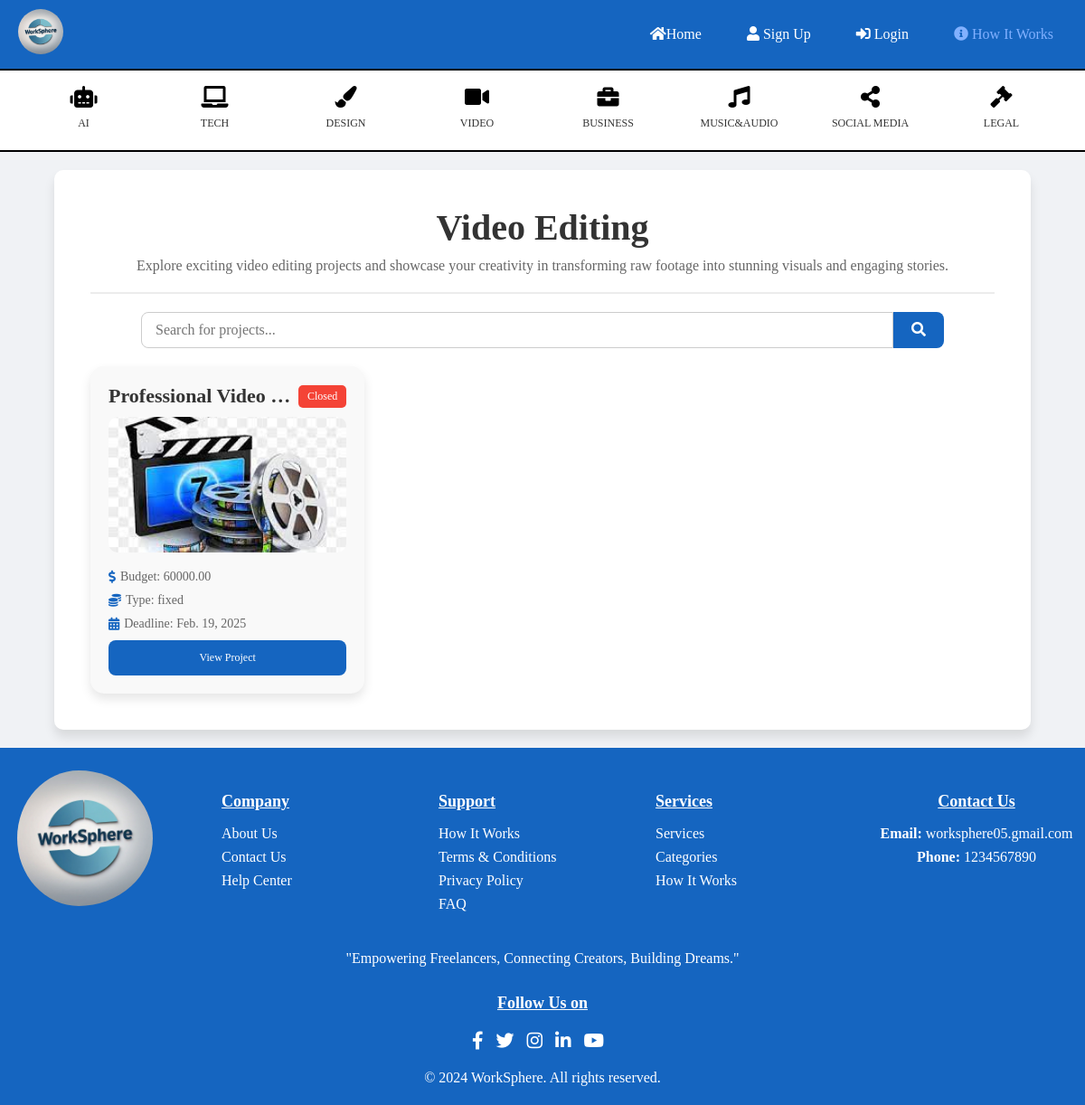
/categories/video_editing/, run on an earlier commit of the app's database.
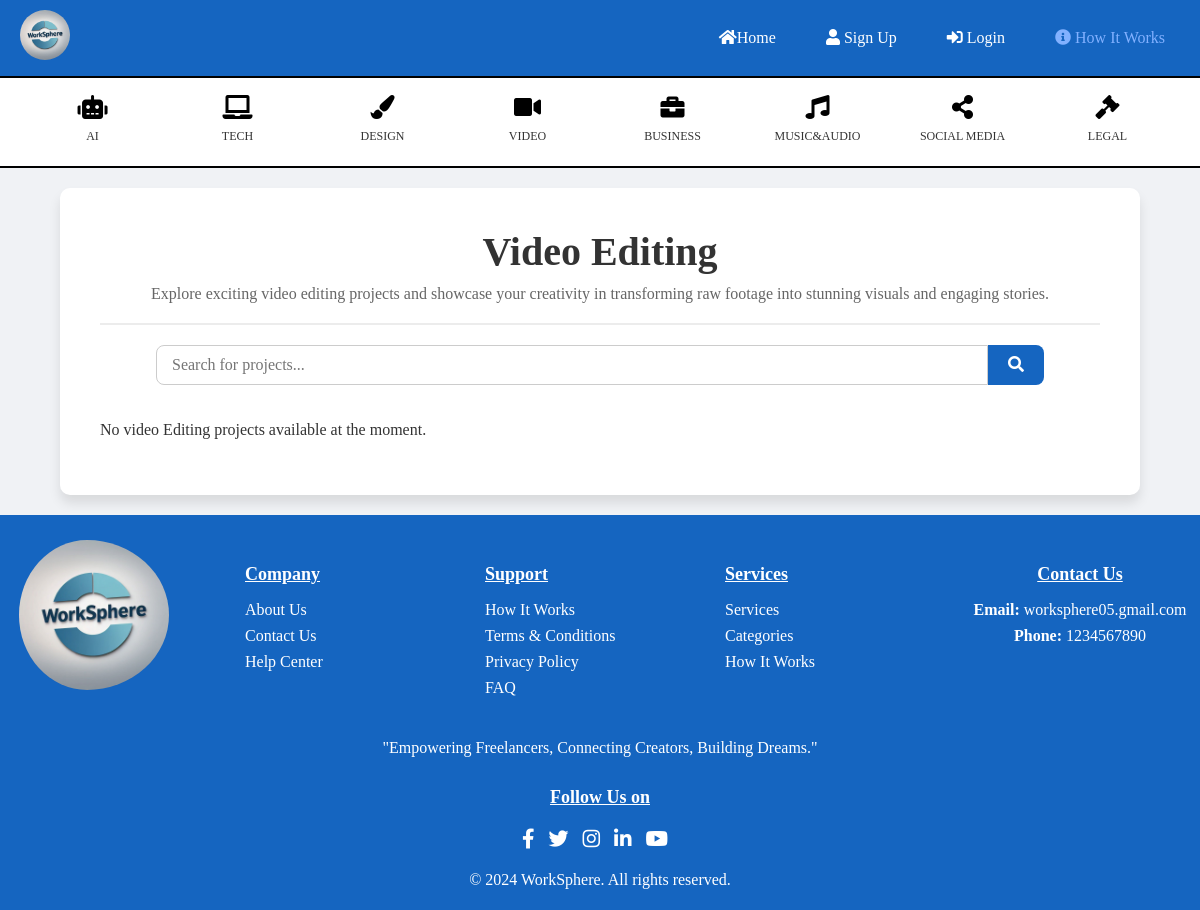
And on a later commit of the database.
### client/models.py (models this page shows, shortened)
class ClientPostProject(models.Model):
    EXPERIENCE_LEVEL_CHOICES = [
        ('entry', 'Entry Level'),
        ('intermediate', 'Intermediate Level'),
        ('expert', 'Expert Level'),
    ]
    BUDGET_TYPE_CHOICES = [
        ('fixed', 'Fixed Price'),
        ('hourly', 'Hourly'),
    ]
    CATEGORY_CHOICES = [
        ('ai_developement', 'AI Development'),
        ('animation', 'Animation'),
        ('business_strategy', 'Business Strategy'),
        ('content_creation', 'Content Creation'),
        ('contract_drafting', 'Contract Drafting'),
        ('graphic_design', 'Graphic Design'),
        ('legal_consulting', 'Legal Consulting'),
        ('logo_design', 'Logo Design'),
        ('machine_learning', 'Machine Learning'),
        ('market_research', 'Market Research'),
        ('social_media_marketing', 'Social Media Marketing'),
        ('software_development', 'Software Development'),
        ('video_editing', 'Video Editing'),
        ('web_development', 'Web Development'),
        ('music_composition', 'Music Composition'),
        ('lyric_writting', 'Lyric Writing'),
    ]
    client = models.ForeignKey(ClientRegisterLogin, on_delete=models.CASCADE, related_name='projects', null=True)
    title = models.CharField(max_length=255, help_text="Title of the project")
    description = models.TextField(help_text="Detailed description of the project")
    category = models.CharField(max_length=50, choices=CATEGORY_CHOICES, help_text="Project category")
    budget = models.DecimalField(max_digits=20, decimal_places=2, help_text="Project budget (fixed or hourly)")
    budget_type = models.CharField(max_length=10, choices=BUDGET_TYPE_CHOICES, help_text="Budget type")
    deadline = models.DateField(help_text="Deadline for project completion")
    skills_required = models.CharField(max_length=255, help_text="Skills required for the project")
    attachments = models.FileField(upload_to="project_attachments/", blank=True, null=True, help_text="Project-related files")
    photo = models.ImageField(upload_to="project_photos/", blank=True, null=True, help_text="Project-related photo")
    experience_level = models.CharField(max_length=15, choices=EXPERIENCE_LEVEL_CHOICES, help_text="Required experience level for freelancers")
    created_at = models.DateTimeField(auto_now_add=True, help_text="Time when the project was posted")
    status = models.CharField(max_length=10, null=True)

### categories/views.py (the view)
# urls.py: path('video_editing/', views.video_editing, name='video_editing'),
def video_editing(request):
    query = request.GET.get('q', '')  # Get search query from the GET request
    machine = ClientPostProject.objects.filter(category='video_editing')  # Filter only Machine Learning projects
    if query:
        machine = machine.filter(title__icontains=query)  # Apply search filter on project titles
    context ={
        'machine': machine,
        'query': query
    }
    return render(request, 'video_editing.html', context)

### categories/templates/video_editing.html (shortened to what this page needs)
{% extends 'header_footer.html' %}
{% block content %}
<!DOCTYPE html>
<html lang="en">
<head>
  <link rel="stylesheet" href="https://cdnjs.cloudflare.com/ajax/libs/font-awesome/5.15.4/css/all.min.css">
</head>
<body>
  <div class="projects-container">
    <div class="projects-header">
      <h2>Video Editing</h2>
      <p>Explore exciting video editing projects and showcase your creativity in transforming raw footage into stunning visuals and engaging stories.</p>
    </div>
    <form method="GET" action="">
      <div class="search-bar">
          <input type="text" name="q" placeholder="Search for projects..." value="{{ query }}">
          <button type="submit"><i class="fas fa-search"></i></button>
      </div>
    </form>
    <ul class="project-list">
      {% for video in machine %}
      <li class="project-card">
        <div class="project-header">
          <h3>{{ video.title | truncatechars:20 }}</h3>
          {% if video.status == "open" %}
          <span class="status-open">Open</span>
          {% else %}
          <span class="status-closed">Closed</span>
          {% endif %}
        </div>
        <img src="/media/{{video.photo}}" alt="Project Image">
        <div class="project-footer">
          <span><i class="fas fa-dollar-sign"></i> Budget: {{ video.budget }}</span>
          <span><i class="fas fa-coins"></i> Type: {{ video.budget_type }}</span>
          <span><i class="fas fa-calendar-alt"></i> Deadline: {{ video.deadline }}</span>
        </div>
        <a href="{% url 'project_view' video.id %}" class="view-details">View Project</a>
      </li>
      {% empty %}
      <p>No video Editing projects available at the moment.</p>
      {% endfor %}
    </ul>
  </div>
</body>
</html>
{% endblock %}

What changed in the data, as far as the page shows it:
removed ClientPostProject: title "Professional Video …", status "Closed", photo (picture), budget "60000.00", budget_type "fixed", deadline "Feb. 19, 2025"
Also different on the page:
text now shown: "No video Editing projects available at the moment."
